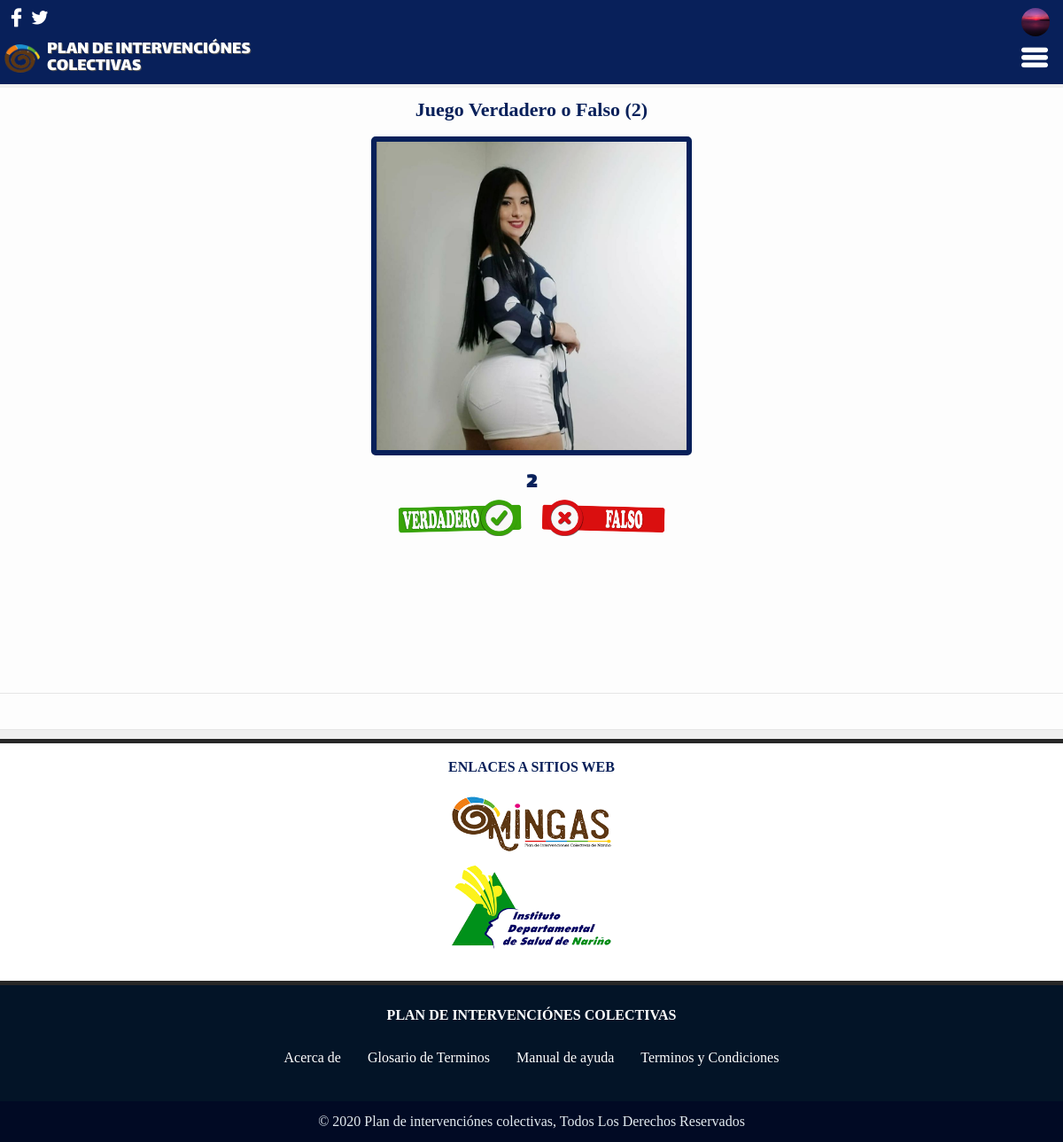
The page /juego_verdadero_falso?id=JG5f7e9ea117ffa5.48581830 (signed in) on the database its author committed.
### tables this page shows
CREATE TABLE `preguntas_juegos_vf` (
  `id_pregunta` int(11) NOT NULL,
  `id_juego_vf` varchar(30) NOT NULL,
  `pregunta` varchar(500) NOT NULL,
  `respuesta` varchar(10) NOT NULL,
  `url` text NOT NULL
);

CREATE TABLE `juegos_vf` (
  `id_juego_vf` varchar(30) NOT NULL,
  `titulo` varchar(30) NOT NULL,
  `fecha` datetime NOT NULL
);

### core/libs/empty.php (called while the page is built)
<?php
    if ($object === Null){
        include VIEWS.'templates/empty.php';
        $flag_empty = True;
    }else{
    	$flag_empty = False;
    }
?>

### application/database/database.php (called while the page is built, shortened)
<?php
class Db{
    private $host;
    private $database;
    private $user;
    private $password;
    private $charset;
    public function __construct(){
        $this->host     = 'localhost';
        $this->database = 'db_plataforma_salud';
        $this->user     = 'root';
        $this->password = "";
        $this->charset  = 'utf8mb4';
        $this->db = self::connect();
    }
    function connect(){
        try{
            $connection = "mysql:host=" . $this->host . ";dbname=" . $this->database . ";charset=" . $this->charset;
            $options = [
                PDO::ATTR_ERRMODE            => PDO::ERRMODE_EXCEPTION,
                PDO::ATTR_EMULATE_PREPARES   => false,
            ];
            $pdo = new PDO($connection, $this->user, $this->password, $options);
            $pdo->exec("SET NAMES utf8");
            return $pdo;
        }catch(PDOException $e){
            print_r('Error connection: ' . $e->getMessage());
        }
    }
}
?>

### core/models/juego_vf.php (called while the page is built, shortened)
<?php
include_once $_SERVER['DOCUMENT_ROOT'].'/plataforma/application/database/database.php';
Class Juego_vf extends Db{
	function detalles($id){
		$sql = "SELECT * FROM juegos_vf NATURAL JOIN preguntas_juegos_vf WHERE id_juego_vf = :id";
		$query = $this->db->prepare($sql);
		$query->execute(['id' => $id]);
		$collect = Null;
		while($row = $query->fetchObject()){
		    $collect[] = $row;
		}
		return $collect;
	}
}
?>

### views/inicio/juegos/juego_verdadero_falso.php (the view, shortened to what this page needs)
<?php
require_once MODELS.'juego_vf.php';
require_once VIEWS.'templates/head.php';
$id = (isset($_GET['id'])) ? $_GET['id'] : '';
$obj_juego_vf = new Juego_vf();
$array = $obj_juego_vf->detalles($id);
$row_principal = (is_array($array)) ? $array[0] : '';
include VIEWS.'templates/header.php';
?>
<main>
	<div class="main" id="juego_vf" data_id="<?php echo $id ?>">
		<div class="contenido">
			<?php
			$object = $array;
			require_once LIBS.'empty.php';
			if ($flag_empty === False){
			?>
			<div class="informacion">
				<h2 class="h2_informacion">Juego Verdadero o Falso (<?php echo $row_principal->titulo ?>)</h2>
				<div class="div_juego" id="div_juego">
					<?php foreach ($array as $key => $row){ ?>
					<section>
						<img src="<?php echo $row->url ?>" alt="">
						<p><?php echo $row->pregunta ?></p>
						<div class="juego_respuesta">
							<div class="respuesta">
								<img class="verdadero juego_vf" src="<?php echo IMG?>default/verdadero1.png" alt="">
							</div>
							<div class="respuesta">
								<img class="falso juego_vf" src="<?php echo IMG?>default/falso1.png" alt="">
							</div>
						</div>
						<svg version="1.1" xmlns="http://www.w3.org/2000/svg">
						   <filter id="blur">
						       <feGaussianBlur stdDeviation="3" />
						   </filter>
						</svg>
					</section>
					<?php } ?>
				</div>
			</div>
		</div>
		<?php } ?>
	</div>
</main>
<?php
include VIEWS.'templates/footer.php';
include VIEWS.'templates/foot.php';
?>

### static/css/estilos_inicio.css (style rules this page uses)
div.informacion { display: flex; flex-direction: column; justify-content: center; align-items: center; padding-bottom: 40px; margin-bottom: 40px; border-bottom: 1px solid var(--border_gris); position: relative; }
div.informacion h2.h2_informacion { display: inline-flex; justify-content: center; text-align: center; padding: 12px 0; font-weight: 700; color: var(--azul); font-size: 23px; }
div.div_juego section { display: none; flex-direction: column; align-items: center; justify-content: center; text-align: center; width: 65%; padding: 20px; border-radius: 5px; margin: auto; position: relative; }
div.div_juego section:nth-child(1) { display: flex; }
div.div_juego section > img { display: inline-flex; justify-content: center; max-height: 400px; border: 6px solid var(--azul); border-radius: 5px; margin-bottom: 20px; }
div.div_juego section p { display: inline-flex; justify-content: center; width: 100%; font-size: 30px; font-family: 'halle'; font-weight: bold; color: var(--azul); }
div.div_juego section div.juego_respuesta { display: flex; justify-content: center; width: 100%; }
div.div_juego section div.juego_respuesta img { display: inline-flex; margin: 12px; width: 250px; cursor: pointer; }

### static/css/estilos_generales.css (style rules this page uses)
div { -webkit-tap-highlight-color: rgba(0,0,0,0); }
img, a, button, span { -webkit-user-select: none; -moz-user-select: none; -khtml-user-select: none; -ms-user-select:none; }

### static/css/estilos_principales.css (style rules this page uses)
* { padding: 0; margin: 0; -moz-webkit-box-sizing: border-box; -ms-webkit-box-sizing: border-box; -o-webkit-box-sizing: border-box; box-sizing: border-box; }
:root { --azul: #08205A; --azul_b: #0F9DE6; --azul_c: #C6E0EF; --rojo: #EB1010; --link: #002073; --naranja: #E73B0C; --completo: #06CD06; --incompleto: #D40F05; --azul_hover: #071840; --azul_hover_b: #071840; --azul_b_hover: #1070D2; --gris: #575656; --gris_c1: #6D6D6D; --gris_c2: #737373; --gris_c3: #7E7E7E; --gris_c4: #A5A5A5; --gris_c5: #C9C9C9; --gris_d1: #474747; --gris_d2: #404040; --gris_d3: #313131; --blanco: #FFFFFF; --fondo: #F0F0F0; --border_gris: #E5E5E5; --border_input: #C1C1C1; --error: #CD1A1A; --verde: #00B404; --verde_check: #2C9E2C; --in_check: #01C251; }
html { width: 100%; height: 100%; background: var(--fondo); }
body { width: 100%; height: 100%; font-family: serif; }
div.main { display: flex; align-items: flex-start; justify-content: center; max-width: 1500px; margin: auto; }
div.contenido { display: inline-flex; background: #FDFDFD; width: 1200px; min-height: 85vh; font-family: serif; flex-direction: column; position: relative; border-bottom: 1px solid var(--border_gris); border-left: 1px solid var(--border_gris); border-right: 1px solid var(--border_gris); }
@media (max-width: 1260px) { div.main { flex-direction: column; } }
@media (max-width: 1260px) { div.main div.contenido { width: 100%; border-left: 0; border-right: 0; } }
@media (max-width: 1260px) { div.informacion { padding-bottom: 12px; } }
@media (max-width: 1260px) { div.informacion h2.h2_informacion { font-size: 22px; } }
@media (max-width: 1260px) { div.div_juego section { width: 100%; padding: 5px; } }
@media (max-width: 1260px) { div.div_juego section > img { width: 90%; } }
@media (max-width: 1260px) { div.div_juego section p { font-size: 24px; line-height: 98%; } }
@media (max-width: 1260px) { div.div_juego section div.juego_respuesta img { width: 150px; margin: 6px; } }

### rows shown on the page
preguntas_juegos_vf: id_juego_vf.titulo "2", url (picture), pregunta "2"
